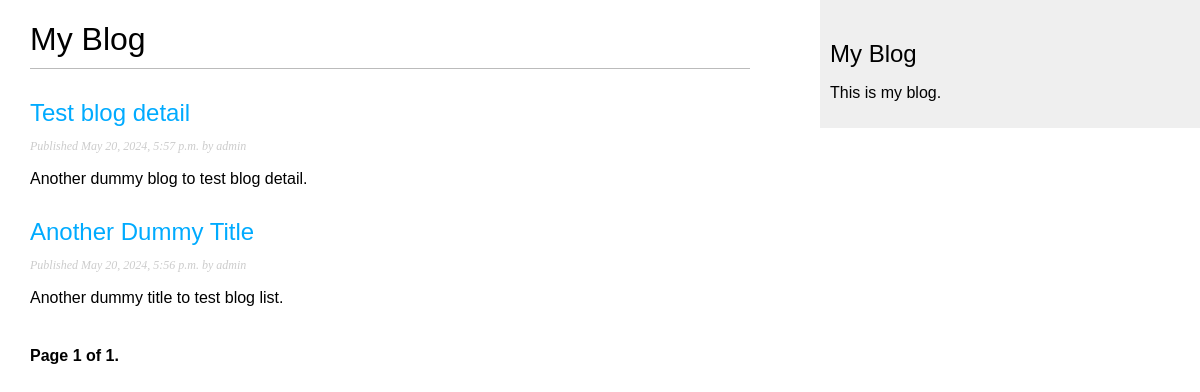
/blog/, run on an earlier commit of the app's database.
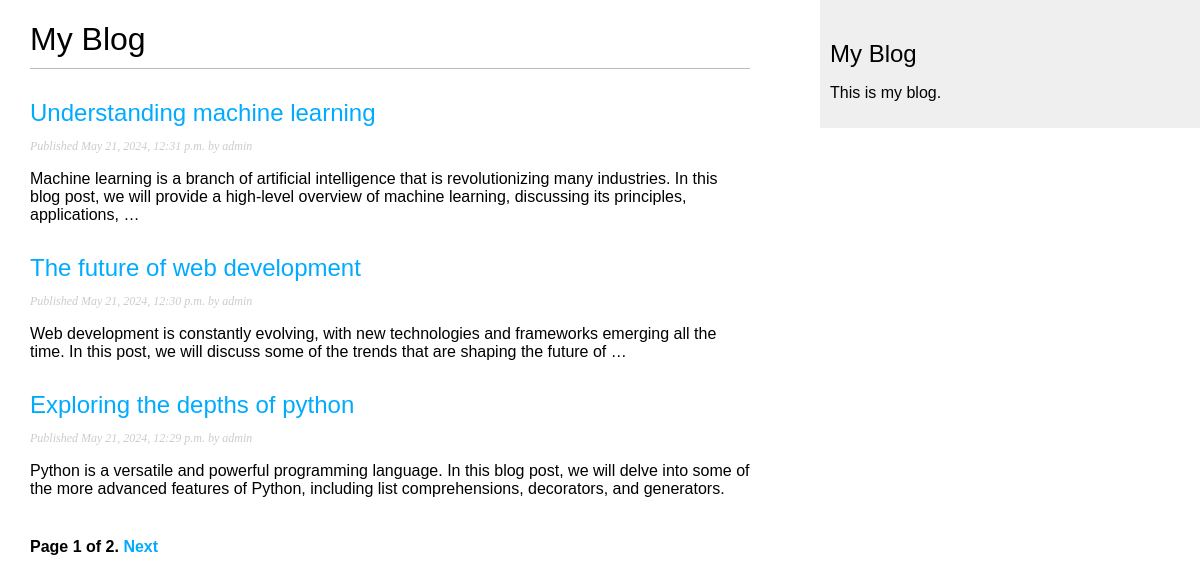
And on a later commit of the database.
### blog/models.py (models this page shows, shortened)
class Post(models.Model):
    class Status(models.TextChoices):
        DRAFT = 'DF', 'Draft'
        PUBLISHED = 'PB', 'Published'
    title = models.CharField(max_length=250)
    slug = models.SlugField(max_length=250, unique_for_date='publish')
    author = models.ForeignKey(settings.AUTH_USER_MODEL, on_delete=models.CASCADE, related_name='blog_posts')
    body = models.TextField()
    publish = models.DateTimeField(default=timezone.now)
    created = models.DateTimeField(auto_now_add=True)
    updated = models.DateTimeField(auto_now=True)
    status = models.CharField(max_length=2, choices=Status, default=Status.DRAFT)
    objects = models.Manager()  # Default Manager
    published = PublishedManager()  # Custom Manager
    class Meta:
        ordering = ['-publish']
        indexes = [
            models.Index(fields=['-publish']),
        ]
    def get_absolute_url(self):
        return reverse('blog:post_detail', args=[self.publish.year, self.publish.month, self.publish.day, self.slug])

### blog/views.py (the view)
# urls.py: path('', views.post_list, name='post_list'),
def post_list(request):
    post_list = Post.published.all()
    paginator = Paginator(post_list, 3)  # Pagination with three posts per page
    page_number = request.GET.get('page', 1)
    try:
        posts = paginator.page(page_number)
    except PageNotAnInteger:  # If page number is not an integer, get the first page
        posts = paginator.page(1)
    except EmptyPage:
        posts = paginator.page(paginator.num_pages)
    return render(request, 'blog/post/list.html', {
        'posts': posts
    })

### blog/models.py (called while the page is built)
    def get_queryset(self):
        return (super().get_queryset().filter(status=Post.Status.PUBLISHED))

### blog/templates/blog/post/list.html (shortened to what this page needs)
{% extends "blog/base.html" %}
{% block content %}
    <h1>My Blog</h1>
    {% for post in posts %}
        <h2>
            <a href="{{ post.get_absolute_url }}">
                {{ post.title }}
            </a>
        </h2>
        <p class="date">
            Published {{ post.publish }} by {{ post.author }}
        </p>
        {{ post.body| truncatewords:30 | linebreaks}}
    {% endfor %}
    {% include "pagination.html" with page=posts %}
{% endblock %}

### blog/templates/blog/base.html (shortened to what this page needs)
{% load static %}
<!DOCTYPE html>
<html lang="en">
<head>
    <link href="{% static "css/blog.css" %}" rel="stylesheet">
</head>
<body>
    <div id="content">
        {% block content %}
        {% endblock %}
    </div>
    <div id="sidebar">
        <h2>My Blog</h2>
        <p>This is my blog.</p>
    </div>
</body>
</html>

### blog/templates/pagination.html (shortened to what this page needs)
<div class="pagination">
    <span class="step-links">
    <span class="current">
        Page {{ page.number }} of {{ page.paginator.num_pages }}.
    </span>
    {% if page.has_next %}
        <a href="?page={{ page.next_page_number }}">Next</a>
    {% endif %}
    </span>
</div>

### blog/static/css/blog.css (style rules this page uses)
body { margin:0; padding:0; font-family:helvetica, sans-serif; }
a { color:#00abff; text-decoration:none; }
h1 { font-weight:normal; border-bottom:1px solid #bbb; padding:0 0 10px 0; }
h2 { font-weight:normal; margin:30px 0 0; }
#content { float:left; width:60%; padding:0 0 0 30px; }
#sidebar { float:right; width:30%; padding:10px; background:#efefef; height:100%; }
p.date { color:#ccc; font-family: georgia, serif; font-size: 12px; font-style: italic; }
.pagination { margin:40px 0; font-weight:bold; }

What changed in the data, as far as the page shows it:
no longer on this page (row unchanged): Post: title "Test blog detail", publish "May 20, 2024, 5:57 p.m.", author "admin", body "Another dummy blog to test blog detail."
no longer on this page (row unchanged): Post: title "Another Dummy Title", publish "May 20, 2024, 5:56 p.m.", author "admin", body "Another dummy title to test blog list."
added Post: title "Understanding machine learning", publish "May 21, 2024, 12:31 p.m.", author "admin", body "Machine learning is a branch of artificial intelligence that is revolutionizing many industries. In this blog post, we will provide a high-level overview of machine learning, discussing its principles, applications, …"
added Post: title "The future of web development", publish "May 21, 2024, 12:30 p.m.", author "admin", body "Web development is constantly evolving, with new technologies and frameworks emerging all the time. In this post, we will discuss some of the trends that are shaping the future of …"
added Post: title "Exploring the depths of python", publish "May 21, 2024, 12:29 p.m.", author "admin", body "Python is a versatile and powerful programming language. In this blog post, we will delve into some of the more advanced features of Python, including list comprehensions, decorators, and generators."
Also different on the page:
{{ page.paginator.num_pages }}: "1" → "2"
text now shown: "Next"
